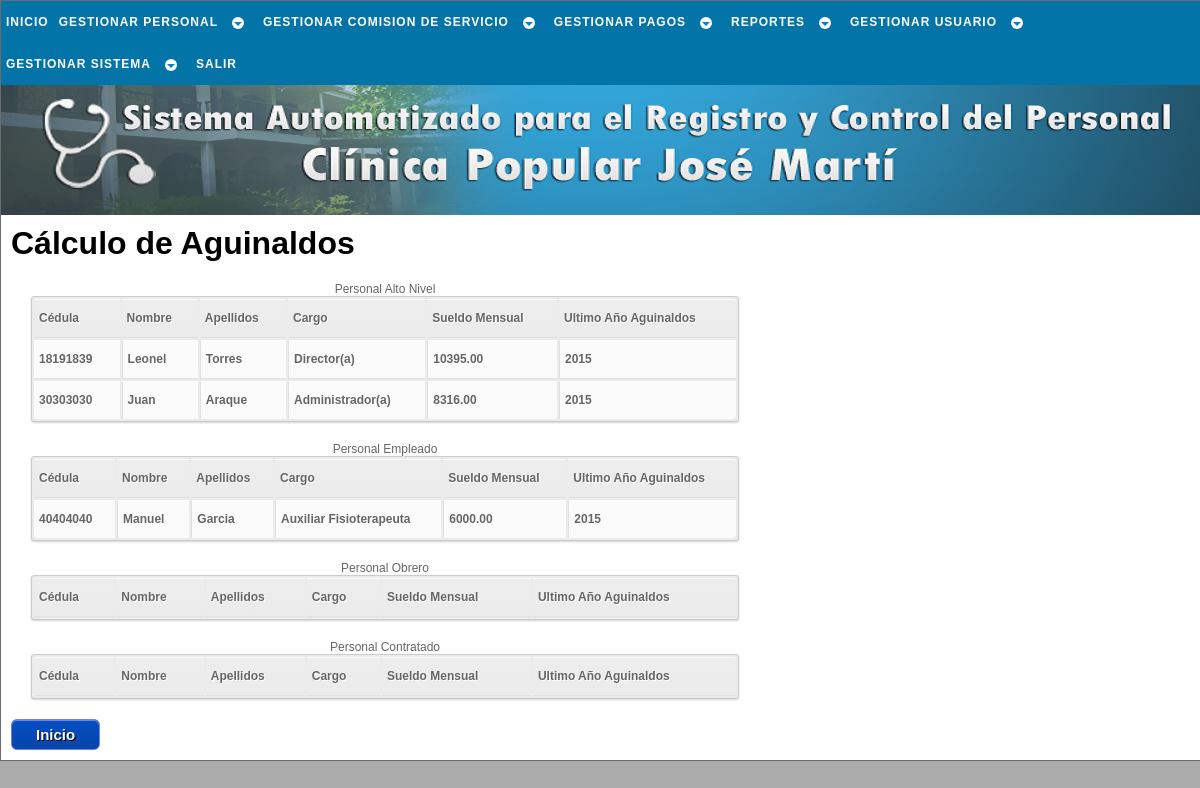
Screenshot of /php/pago/calc_aguinaldo_a.php (signed in) with the database file from the repository.
### tables this page shows
CREATE TABLE `laboral` (
  `cedula` int(12) NOT NULL,
  `sueldo_mensual` decimal(7,2) NOT NULL,
  `fecha_ingreso` date NOT NULL,
  `condicion` varchar(10) NOT NULL,
  `cargo` varchar(23) NOT NULL,
  `rango` varchar(22) NOT NULL,
  `area_desemp` varchar(14) NOT NULL,
  `resolucion` varchar(40) NOT NULL,
  `ley` varchar(5) NOT NULL,
  PRIMARY KEY (`cedula`),
  CONSTRAINT `laboral_ibfk_1` FOREIGN KEY (`cedula`) REFERENCES `trabajador` (`cedula`) ON UPDATE CASCADE
);

CREATE TABLE `trabajador` (
  `cedula` int(12) NOT NULL,
  `nombre` varchar(30) NOT NULL,
  `apellido` varchar(30) NOT NULL,
  `ciudadania` varchar(15) NOT NULL,
  `pasaporte` varchar(30) NOT NULL,
  `libreta_militr` varchar(30) NOT NULL,
  `fe_nac` date NOT NULL,
  `lug_nac` varchar(30) NOT NULL,
  `est_civil` varchar(15) NOT NULL,
  `nconyugue` varchar(50) NOT NULL,
  `estudia` int(1) NOT NULL,
  `direccion` varchar(50) NOT NULL,
  `telefono` varchar(12) NOT NULL,
  `telefono_em` varchar(12) NOT NULL,
  `estado` tinyint(1) NOT NULL,
  `actualizado` date NOT NULL,
  PRIMARY KEY (`cedula`)
);

CREATE TABLE `aguinaldo` (
  `id_aguinaldo` int(7) NOT NULL AUTO_INCREMENT,
  `cantidad_mes` int(2) NOT NULL COMMENT 'Cantidad de meses para el calculo de aguinaldos',
  `anno_calculo` year(4) NOT NULL COMMENT 'Año en que se realizo el calculo de aguinaldo para el trabajador',
  `sid` decimal(7,2) NOT NULL COMMENT 'Sueldo Integral Diario',
  `total_pagar` decimal(7,2) NOT NULL COMMENT 'Total a pagar por aguinaldos',
  `cedula` int(12) NOT NULL,
  PRIMARY KEY (`id_aguinaldo`),
  KEY `cedula` (`cedula`),
  CONSTRAINT `aguinaldo_ibfk_1` FOREIGN KEY (`cedula`) REFERENCES `laboral` (`cedula`) ON UPDATE CASCADE
);

### php/_sql/conslt_trabj_sql.php (called while the page is built, shortened)
<?php
	function conslt_rango_trb($cnx_bd,$dato1,$dato2){
		$sql = "SELECT trabajador.cedula,nombre,apellido,cargo,sueldo_mensual,fecha_ingreso
				FROM trabajador
				JOIN laboral ON laboral.cedula = trabajador.cedula
				WHERE rango = '$dato1'
				AND condicion = '$dato2'
				AND estado = 1
				ORDER BY sueldo_mensual
				DESC";
		$resultado = $cnx_bd -> query($sql);
		return $resultado;
	}
	function conslt_fch($cnx_bd,$campo,$tabla,$ced){
		$sql = "SELECT $campo
				FROM $tabla
				WHERE cedula = '$ced'
				ORDER BY $campo
				DESC
				LIMIT 1";
		$resultado = $cnx_bd -> query($sql);
		return $resultado;
	}
?>

### php/pago/calc_aguinaldo_a.php (the view, shortened to what this page needs)
<!DOCTYPE html PUBLIC "-//W3C//DTD XHTML 1.1//EN" "http://www.w3.org/TR/xhtml11/DTD/xhtml11.dtd" />
<html xmlns="http://www.w3.org/1999/xhtml" xml:lang="es" lang="es" dir="ltr">
	<head>
		<link rel="stylesheet" href="../../css/estilo.css" type="text/css" media="screen" />
    </head>
	<body>
		<div id="cuerpo">
			<div id="menu">
				<div id="cssmenu">
					<?php include('../_menu/menu_pago.php'); ?>
				</div>
			</div>
			<div id="inicio">
			</div>
			<div id="pagina">
				<?php
					$cnx_bd = conexion();
					include('../_sql/conslt_trabj_sql.php');
					$alto = conslt_rango_trb($cnx_bd,'Personal de Alto Nivel','Fijo');
					$empleado = conslt_rango_trb($cnx_bd,'Personal Empleado','Fijo');
				?>
				<h1>Cálculo de Aguinaldos</h1>
				<table id="tabla">
					<caption>Personal Alto Nivel</caption>
					<tr>
						<th>Cédula</th>
						<th>Nombre</th>
						<th>Apellidos</th>
						<th>Cargo</th>
						<th>Sueldo Mensual</th>
						<th>Ultimo Año Aguinaldos</th>
					</tr>
					<?php
						while ($fila = $alto -> fetch_object()){
							$fcha = conslt_fch($cnx_bd,'anno_calculo','aguinaldo',$fila -> cedula);
							$fch_fila = $fcha -> fetch_object();
							$a='0000';
							if (isset($fch_fila)) $a = $fch_fila -> anno_calculo;
					?>
							<tr>
								<td><a href="calc_aguinaldo_b.php?c=<?=$fila -> cedula?>" title="Click para calcular los aguinaldos del trabajador"><?=$fila -> cedula?></a></td>
								<td><a href="calc_aguinaldo_b.php?c=<?=$fila -> cedula?>" title="Click para calcular los aguinaldos del trabajador"><?=$fila -> nombre?></a></td>
								<td><a href="calc_aguinaldo_b.php?c=<?=$fila -> cedula?>" title="Click para calcular los aguinaldos del trabajador"><?=$fila -> apellido?></a></td>
								<td><a href="calc_aguinaldo_b.php?c=<?=$fila -> cedula?>" title="Click para calcular los aguinaldos del trabajador"><?=$fila -> cargo?></a></td>
								<td><a href="calc_aguinaldo_b.php?c=<?=$fila -> cedula?>" title="Click para calcular los aguinaldos del trabajador"><?=$fila -> sueldo_mensual?></a></td>
								<td><a href="calc_aguinaldo_b.php?c=<?=$fila -> cedula?>" title="Click para calcular los aguinaldos del trabajador"><?=$a?></a></td>
							</tr>
					<?php
						}
					?>
				</table>
				<table id="tabla">
					<caption>Personal Empleado</caption>
					<tr>
						<th>Cédula</th>
						<th>Nombre</th>
						<th>Apellidos</th>
						<th>Cargo</th>
						<th>Sueldo Mensual</th>
						<th>Ultimo Año Aguinaldos</th>
					</tr>
					<?php
						while ($fila = $empleado -> fetch_object()){
							$fcha = conslt_fch($cnx_bd,'anno_calculo','aguinaldo',$fila -> cedula);
							$fch_fila = $fcha -> fetch_object();
							$a='0000';
							if (isset($fch_fila)) $a = $fch_fila -> anno_calculo;
					?>
							<tr>
								<td><a href="calc_aguinaldo_b.php?c=<?=$fila -> cedula?>" title="Click para calcular los aguinaldos del trabajador"><?=$fila -> cedula?></a></td>
								<td><a href="calc_aguinaldo_b.php?c=<?=$fila -> cedula?>" title="Click para calcular los aguinaldos del trabajador"><?=$fila -> nombre?></a></td>
								<td><a href="calc_aguinaldo_b.php?c=<?=$fila -> cedula?>" title="Click para calcular los aguinaldos del trabajador"><?=$fila -> apellido?></a></td>
								<td><a href="calc_aguinaldo_b.php?c=<?=$fila -> cedula?>" title="Click para calcular los aguinaldos del trabajador"><?=$fila -> cargo?></a></td>
								<td><a href="calc_aguinaldo_b.php?c=<?=$fila -> cedula?>" title="Click para calcular los aguinaldos del trabajador"><?=$fila -> sueldo_mensual?></a></td>
								<td><a href="calc_aguinaldo_b.php?c=<?=$fila -> cedula?>" title="Click para calcular los aguinaldos del trabajador"><?=$a?></a></td>
							</tr>
					<?php
						}
					?>
				</table>
				<table id="tabla">
					<caption>Personal Obrero</caption>
					<tr>
						<th>Cédula</th>
						<th>Nombre</th>
						<th>Apellidos</th>
						<th>Cargo</th>
						<th>Sueldo Mensual</th>
						<th>Ultimo Año Aguinaldos</th>
					</tr>
				</table>
				<table id="tabla">
					<caption>Personal Contratado</caption>
					<tr>
						<th>Cédula</th>
						<th>Nombre</th>
						<th>Apellidos</th>
						<th>Cargo</th>
						<th>Sueldo Mensual</th>
						<th>Ultimo Año Aguinaldos</th>
					</tr>
				</table>
				<a href="../inicio.php" class="enlaceboton" title="Click para ir al inicio de SACLIPOP">Inicio</a>
			</div>
		</div>
	</body>
</html>

### php/_menu/menu_pago.php (shortened to what this page needs)
<ul>
	<li title="Click para ir al inicio de SACLIPOP"><a href="../inicio.php"><span>Inicio</span></a></li>
	<li class="has-sub" title="Opciones para gestión del personal"><a href=""><span>Gestionar Personal</span></a>
	</li>
	<li class="has-sub" title="Opciones para gestión de comisión de servicio"><a href=""><span>Gestionar Comision de Servicio</span></a>
	</li>
	<?php if($_SESSION["nivel_usuario"] == 1){ ?>
			<li class="has-sub" title="Opciones para gestión de pagos"><a href=""><span>Gestionar Pagos</span></a>
			</li>
	<?php } ?>
	<li class="has-sub" title="Opciones para generar reportes"><a href=""><span>Reportes</span></a>
	</li>
	<li class="has-sub" title="Opciones para gestionar usuario"><a href=""><span>Gestionar Usuario</span></a>
	</li>
	<?php if($_SESSION["nivel_usuario"] == 1){ ?>
		<li class="has-sub" title="Opciones para gestionar SACLIPOP"><a href=""><span>Gestionar Sistema</span></a>
		</li>
	<?php } ?>
	<li title="Click para para salir del sistema SACLIPOP"><a href="../_sesion/salir_sesion.php"><span>Salir</span></a></li>
</ul>

### rows the page displays
laboral: cedula.cedula "18191839", cedula.nombre "Leonel", cedula.apellido "Torres", cargo "Director(a)", sueldo_mensual "10395.00", aguinaldo.anno_calculo "2015"
laboral: cedula.cedula "30303030", cedula.nombre "Juan", cedula.apellido "Araque", cargo "Administrador(a)", sueldo_mensual "8316.00", aguinaldo.anno_calculo "2015"
laboral: cedula.cedula "40404040", cedula.nombre "Manuel", cedula.apellido "Garcia", cargo "Auxiliar Fisioterapeuta", sueldo_mensual "6000.00", aguinaldo.anno_calculo "2015"
